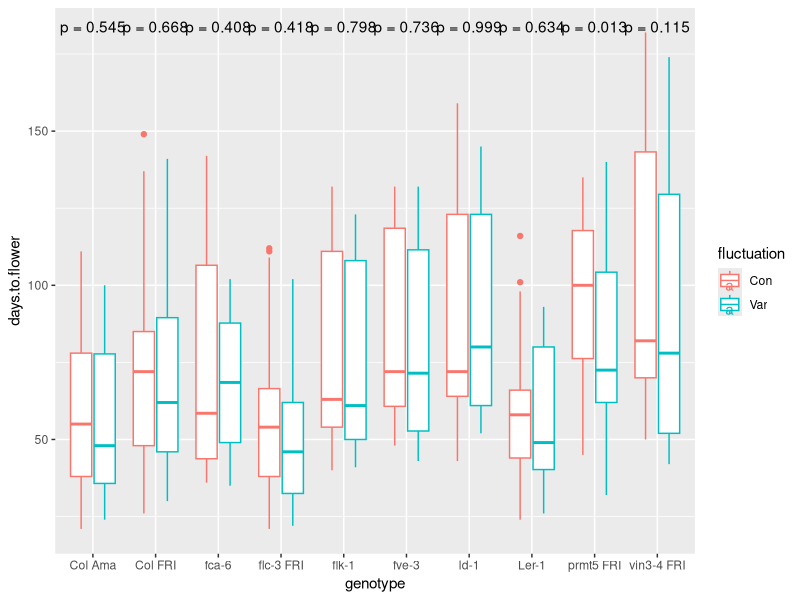
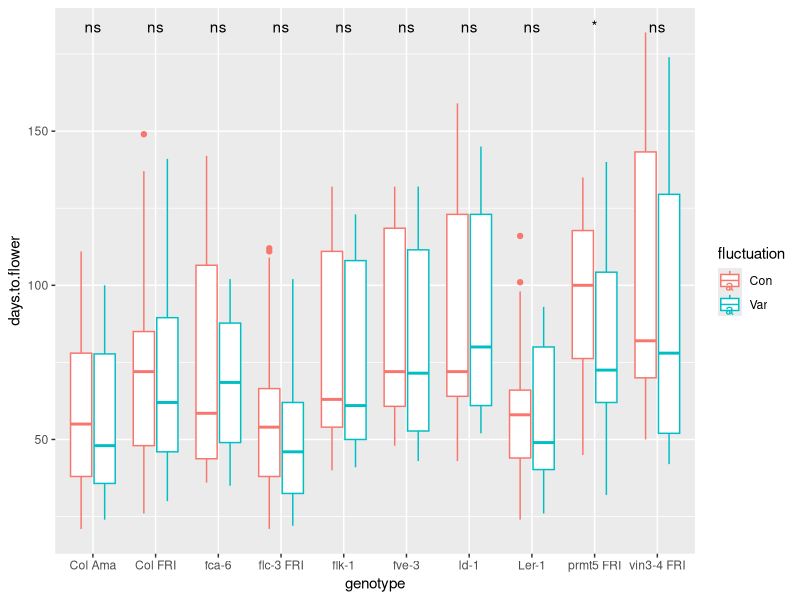
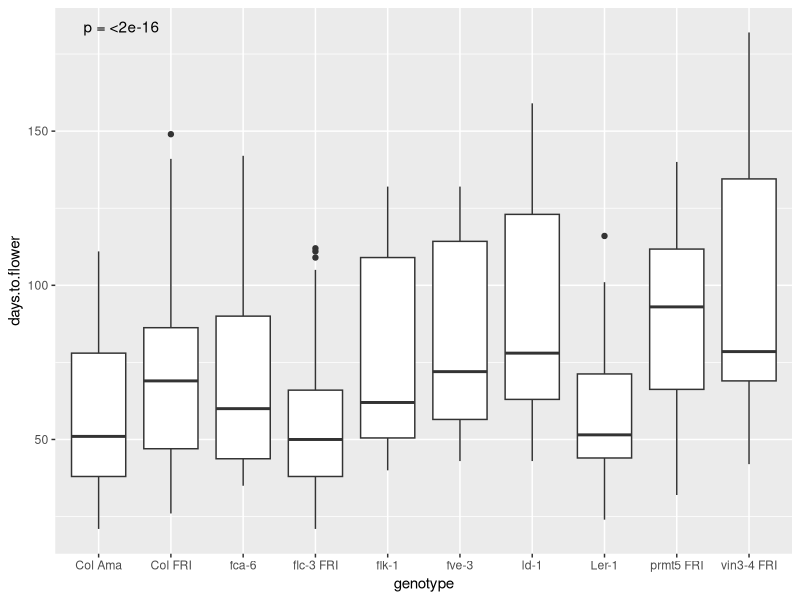
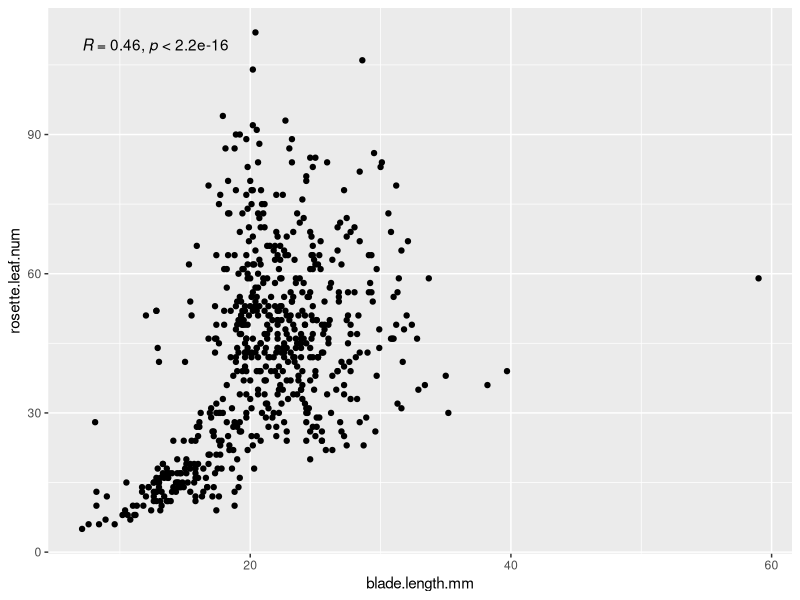
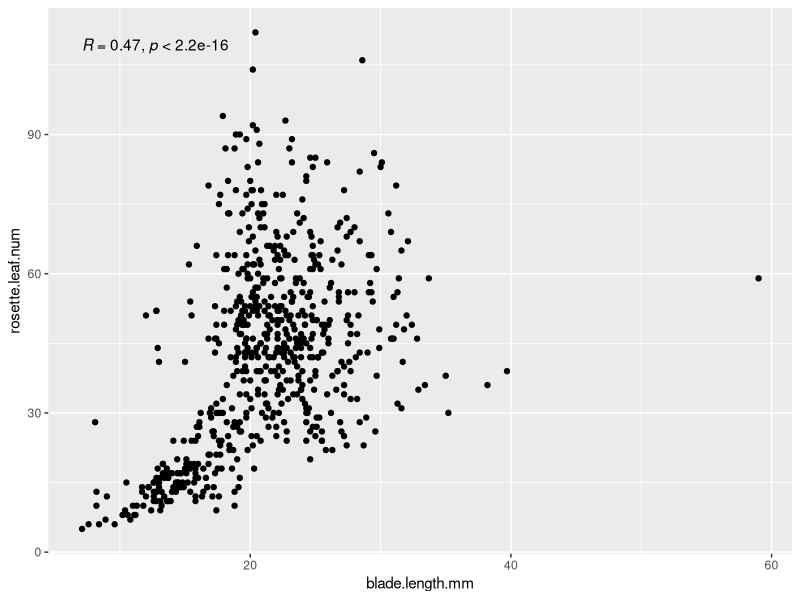
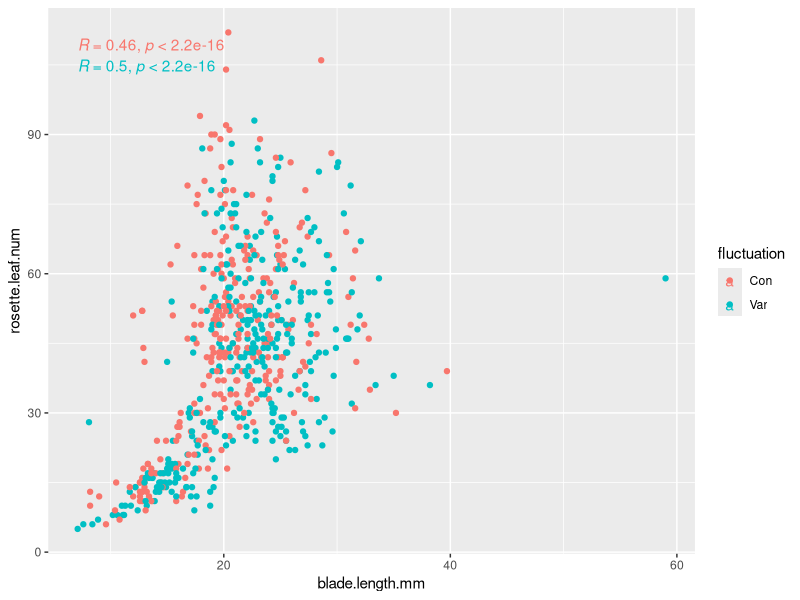
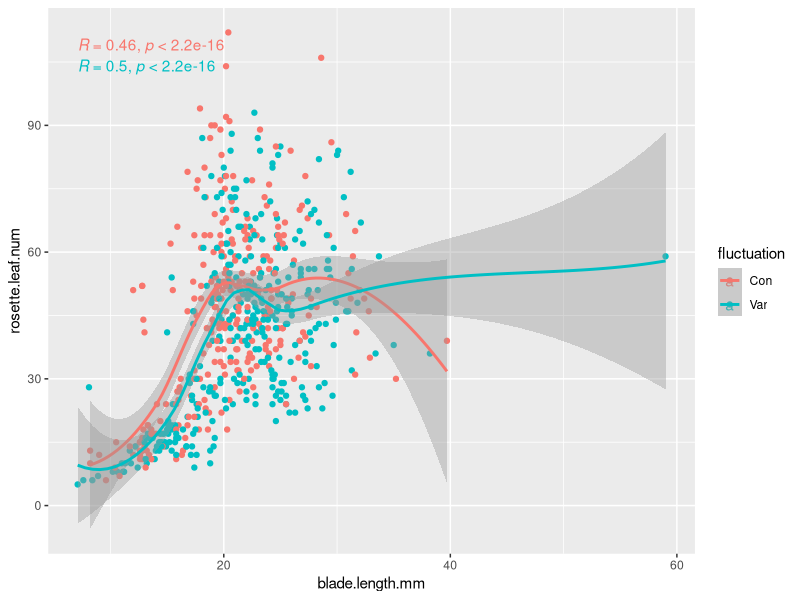
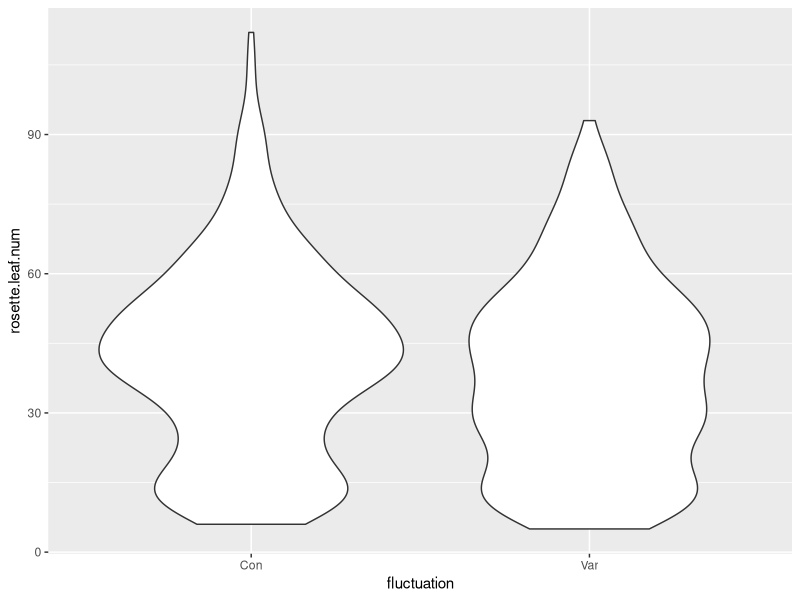

Source code (R) for these figures, in order:
## ---- chunk 1
knitr::opts_chunk$set(echo = TRUE)
## ---- chunk 2
# Chargez la librairie `tidyverse` (aide: utilisez la fonction `library()`)


# Importer `burghardt_et_al_2015_expt1.txt` et mettez le dans un objet appelé `expt1`
#(aide: utilisez la fonction `read_tsv()`)

## ---- chunk 3
# Chargez la librairie `tidyverse` (aide: utilisez la fonction `library()`)
library(tidyverse)

# Importer `burghardt_et_al_2015_expt1.txt` et mettez le dans un objet appelé `expt1`
#(aide: utilisez la fonction `read_tsv()`)

expt1 <- read_tsv("../data/burghardt_et_al_2015_expt1.txt")

## ---- chunk 4
library(ggpubr)
## ---- chunk 5
ggplot(expt1, aes(genotype, days.to.flower, colour = fluctuation)) +
  geom_boxplot() +
  stat_compare_means(label = "p.format", method="t.test")
## ---- chunk 6
ggplot(expt1, aes(genotype, days.to.flower, colour = fluctuation)) +
  geom_boxplot() +
  stat_compare_means(label = "p.signif", method="t.test")
## ---- chunk 7
ggplot(expt1, aes(genotype, days.to.flower)) +
  geom_boxplot() +
  stat_compare_means(label = "p.format")
## ---- chunk 8
ggplot(expt1, aes(blade.length.mm, rosette.leaf.num)) +
    geom_point()+
  stat_cor()
## ---- chunk 9
ggplot(expt1, aes(blade.length.mm, rosette.leaf.num)) +
    geom_point()+
  stat_cor(method="spearman")
## ---- chunk 10
ggplot(expt1, aes(blade.length.mm, rosette.leaf.num, colour = fluctuation)) +
    geom_point()+
  stat_cor()
## ---- chunk 11
ggplot(expt1, aes(blade.length.mm, rosette.leaf.num, colour = fluctuation)) +
    geom_point()+
  stat_cor() +
  geom_smooth()
## ---- chunk 12
ggplot(expt1, aes(fluctuation, rosette.leaf.num)) +
  geom_violin() 
## ---- chunk 13
ggplot(expt1, aes(days.to.bolt, days.to.flower)) +
    geom_point() 
  
## ---- chunk 14

group_by(expt1, genotype) %>% 
summarise(mean.days.to.flower = mean(days.to.flower, na.rm = TRUE))

## ---- chunk 15

group_by(expt1, genotype, temperature) %>% 
summarise(mean.days.flower = mean(days.to.flower, na.rm = TRUE),
          sd.days.flower = sd(days.to.flower, na.rm = TRUE),
          median.days.flower = median(days.to.flower, na.rm = TRUE))
## ---- chunk 16

group_by(expt1, genotype) %>% 
summarise(n.obs = n())
## ---- chunk 17

  ggplot( expt1, aes(genotype, rosette.leaf.num)) +
  geom_boxplot()
## ---- chunk 18

group_by(expt1, genotype) %>% 
  summarise(n.obs=n()) %>% 
  mutate(n.obs=paste("n =",n.obs)) %>% 
  full_join(expt1, by="genotype") %>% 
  ggplot( aes(genotype, rosette.leaf.num)) +
  geom_boxplot() +
  geom_text(aes(label=n.obs, x=genotype, y=0))
## ---- chunk 19

my_comparisons <- list( c("Col Ama", "Col FRI"), c("Col Ama", "fca-6"),c("Col Ama", "flc-3 FRI"),
                        c("Col Ama", "flk-1"),c("Col Ama", "fve-3"),c("Col Ama", "ld-1"),
                        c("Col Ama", "Ler-1"),c("Col Ama", "prmt5 FRI"),c("Col Ama", "vin3-4 FRI"))


group_by(expt1, genotype) %>% 
  summarise(n.obs=n(),
            mediane.leaf.length=median(total.leaf.length.mm, na.rm=TRUE)) %>% 
  mutate(n.obs=paste("n =",n.obs)) %>% 
  full_join(expt1, by="genotype") %>% 
  ggplot( aes(genotype, total.leaf.length.mm)) +
  geom_violin() +
  geom_point(aes(x=genotype,y=mediane.leaf.length), colour="red") +
  geom_text(aes(label=n.obs, x=genotype, y=0)) +
  stat_compare_means(comparisons = my_comparisons)
## ---- chunk 20

group_by(expt1, genotype, fluctuation) %>% 
  summarise(n.obs=n()) %>% 
  mutate(n.obs=paste("n =",n.obs)) %>% 
  full_join(expt1, by=c("genotype", "fluctuation")) %>% 
  ggplot( aes(genotype, rosette.leaf.num, fill=fluctuation)) +
  geom_boxplot() +
  geom_text(aes(label=n.obs, x=genotype, y=-2),position=position_dodge(0.8), angle=45)
## ---- chunk 21
unique(expt1$vernalization)
## ---- chunk 22
filter(expt1, vernalization == "V")
## ---- chunk 23

RNAseq <- read_tsv("../data/data_expression_cortijo2017.txt")

## ---- chunk 24

filter(RNAseq, gene%in%c("AT1G04520","AT3G12580")) %>% 
  gather(key="condition", value="expression", Log2FoldToZero_17c_15min:Log2FoldToZero_27c_4hr) %>% 
  separate(condition, into=c("normalisation", "temperature", "temps")) %>% 
  ggplot(aes(x=temps, y=expression,color=temperature, group=temperature)) +
  geom_line() +
  facet_wrap(~gene, scales="free_y")

## ---- chunk 25

filter(RNAseq, gene%in%c("AT1G04520","AT3G12580")) 

## ---- chunk 26

filter(RNAseq, gene%in%c("AT1G04520","AT3G12580")) %>% 
  gather(key="condition", value="expression", Log2FoldToZero_17c_15min:Log2FoldToZero_27c_4hr) %>% 
  separate(condition, into=c("normalisation", "temperature", "temps")) 

